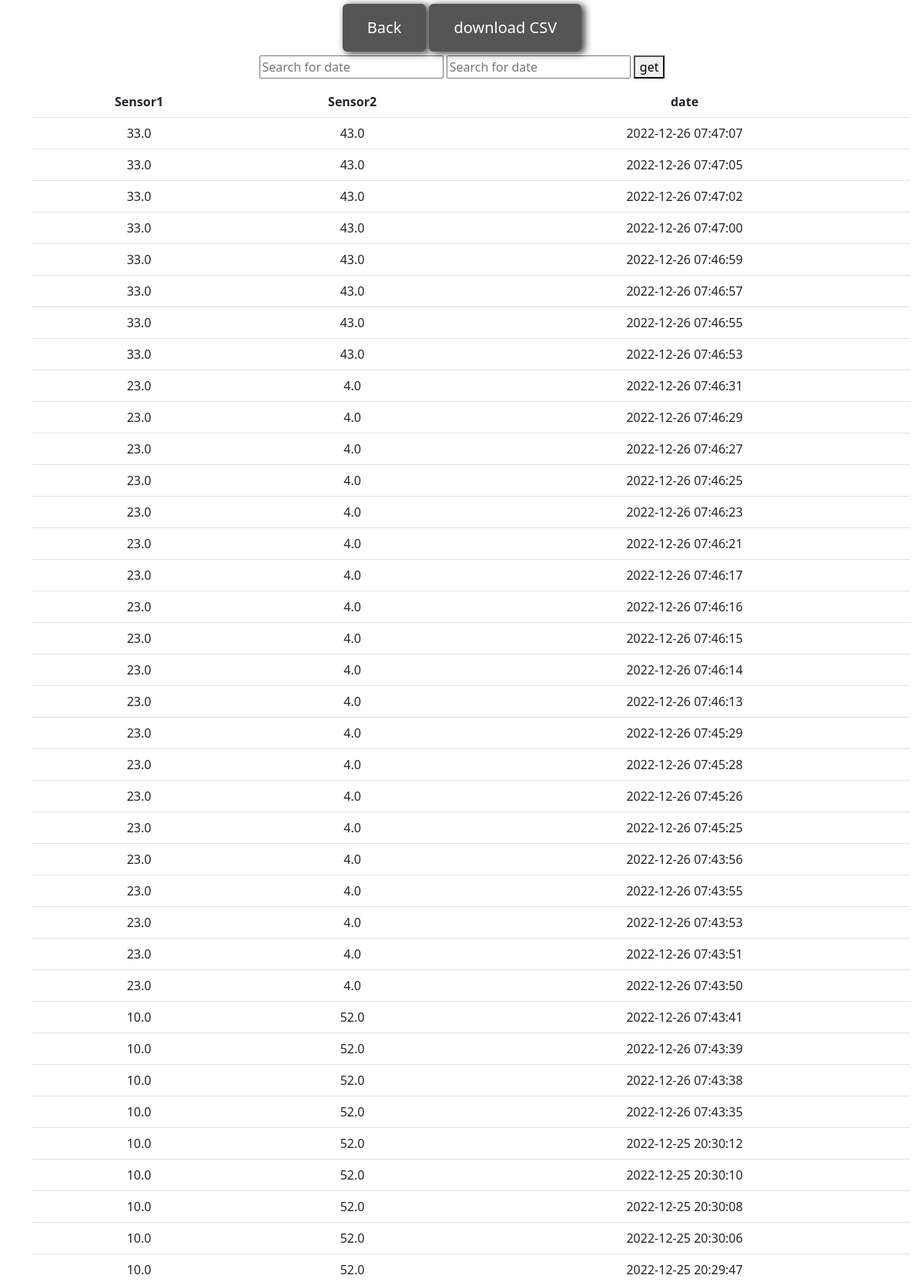
Page /data (upper part) on the committed database.
### tables this page shows
CREATE TABLE "temp" (
	"sensor1"	REAL,
	"sensor2"	REAL,
	"date"	TEXT
);

### main-s.py (the view)
@app.get("/data")
def data1():
    return render_template("data.html" ,array =f.get_all_data())

### function.py (called while the page is built)
def get_all_data():
    conn = sqlite3.connect("temp.db")
    cur = conn.cursor()
    cur.execute('select * from temp ORDER by date DESC')
    data = cur.fetchall()
    conn.close()
    return data

### templates/data.html (shortened to what this page needs)
<!DOCTYPE html>
<html lang="en">
<head>
    <link href="https://cdn.jsdelivr.net/npm/bootstrap@5.2.3/dist/css/bootstrap.min.css" rel="stylesheet">
</head>
<body>
    <div class="container">
      <div>
        <a href="./" class="btn">Back</a>
        <button type="button" class="btn" onclick="tableToCSV()">
          download CSV
        </button>
    </div>
    <div class="inputs">
      <input
      type="text"
      id="old-input"
      placeholder="Search for date"
      title="Type in a nam">
      <input
      type="text"
      id="new-input"
      placeholder="Search for date"
      title="Type in a nam">
      <button  id="btn-get" >get</button>
    </div>
    <table class="table container" id= myTable style =" width:1200px ;">
        <thead class="thead-light">
          <tr>
            <th scope="col">Sensor1</th>
            <th scope="col">Sensor2</th>
            <th scope="col">date</th>
          </tr>
        </thead>
        <tbody id ='body-table'>
        {%for data in array%}
          <tr>
            <td>{{data.0}}</td>
            <td>{{data.1}}</td>
            <td>{{data.2}}</td>
          </tr>
        {%endfor%}
        </tbody>
      </table>
    </div>
</body>
</html>

### templates/data.html (style rules this page uses)
.container { margin: 10px auto ; text-align: center; }
.btn { background-color: #555; color: #fff; padding: 1rem 2rem; border: none; font-size: 1.25rem; box-shadow: 4px 2px 10px 1px rgba(0, 0, 0, 0.7); transform: translate(0, -5px); transition: all ease-in-out 0.2s; }

### rows in the picture
temp: sensor1 "33.0", sensor2 "43.0", date "2022-12-26 07:47:07"
temp: sensor1 "33.0", sensor2 "43.0", date "2022-12-26 07:47:05"
temp: sensor1 "33.0", sensor2 "43.0", date "2022-12-26 07:47:02"
temp: sensor1 "33.0", sensor2 "43.0", date "2022-12-26 07:47:00"
temp: sensor1 "33.0", sensor2 "43.0", date "2022-12-26 07:46:59"
temp: sensor1 "33.0", sensor2 "43.0", date "2022-12-26 07:46:57"
temp: sensor1 "33.0", sensor2 "43.0", date "2022-12-26 07:46:55"
temp: sensor1 "33.0", sensor2 "43.0", date "2022-12-26 07:46:53"
temp: sensor1 "23.0", sensor2 "4.0", date "2022-12-26 07:46:31"
temp: sensor1 "23.0", sensor2 "4.0", date "2022-12-26 07:46:29"
temp: sensor1 "23.0", sensor2 "4.0", date "2022-12-26 07:46:27"
temp: sensor1 "23.0", sensor2 "4.0", date "2022-12-26 07:46:25"
temp: sensor1 "23.0", sensor2 "4.0", date "2022-12-26 07:46:23"
temp: sensor1 "23.0", sensor2 "4.0", date "2022-12-26 07:46:21"
temp: sensor1 "23.0", sensor2 "4.0", date "2022-12-26 07:46:17"
temp: sensor1 "23.0", sensor2 "4.0", date "2022-12-26 07:46:16"
temp: sensor1 "23.0", sensor2 "4.0", date "2022-12-26 07:46:15"
temp: sensor1 "23.0", sensor2 "4.0", date "2022-12-26 07:46:14"
temp: sensor1 "23.0", sensor2 "4.0", date "2022-12-26 07:46:13"
temp: sensor1 "23.0", sensor2 "4.0", date "2022-12-26 07:45:29"
temp: sensor1 "23.0", sensor2 "4.0", date "2022-12-26 07:45:28"
temp: sensor1 "23.0", sensor2 "4.0", date "2022-12-26 07:45:26"
temp: sensor1 "23.0", sensor2 "4.0", date "2022-12-26 07:45:25"
temp: sensor1 "23.0", sensor2 "4.0", date "2022-12-26 07:43:56"
temp: sensor1 "23.0", sensor2 "4.0", date "2022-12-26 07:43:55"
temp: sensor1 "23.0", sensor2 "4.0", date "2022-12-26 07:43:53"
temp: sensor1 "23.0", sensor2 "4.0", date "2022-12-26 07:43:51"
temp: sensor1 "23.0", sensor2 "4.0", date "2022-12-26 07:43:50"
temp: sensor1 "10.0", sensor2 "52.0", date "2022-12-26 07:43:41"
temp: sensor1 "10.0", sensor2 "52.0", date "2022-12-26 07:43:39"
temp: sensor1 "10.0", sensor2 "52.0", date "2022-12-26 07:43:38"
temp: sensor1 "10.0", sensor2 "52.0", date "2022-12-26 07:43:35"
temp: sensor1 "10.0", sensor2 "52.0", date "2022-12-25 20:30:12"
temp: sensor1 "10.0", sensor2 "52.0", date "2022-12-25 20:30:10"
temp: sensor1 "10.0", sensor2 "52.0", date "2022-12-25 20:30:08"
temp: sensor1 "10.0", sensor2 "52.0", date "2022-12-25 20:30:06"
temp: sensor1 "10.0", sensor2 "52.0", date "2022-12-25 20:29:47"
